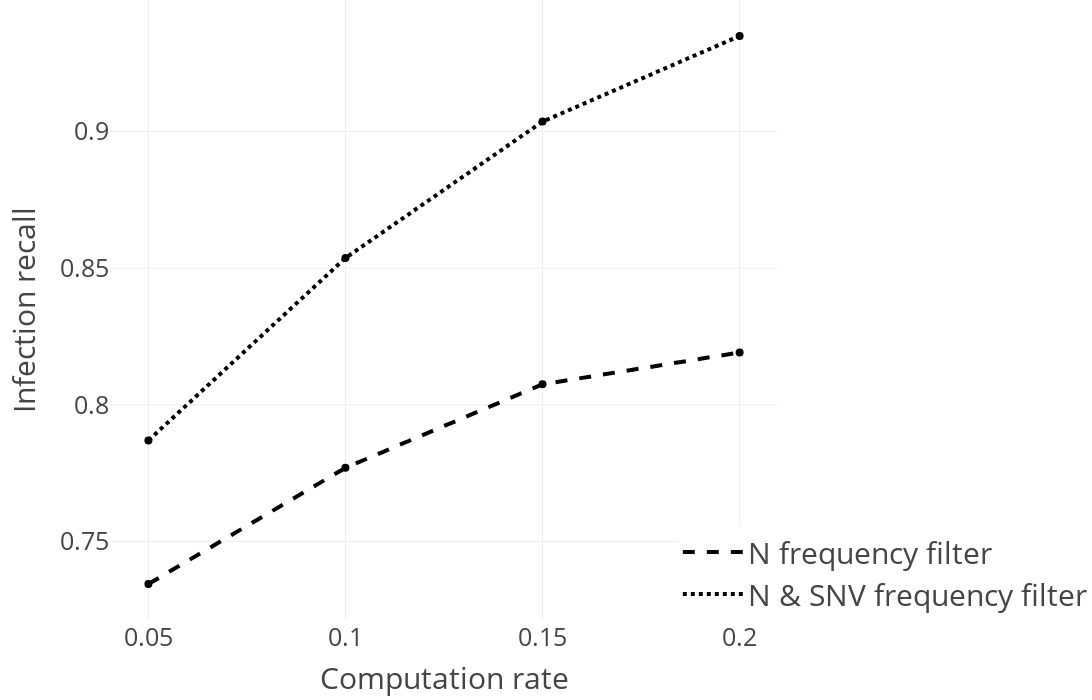

The code cell stored with this chart in its notebook:
### Markdown cell above
### Infection recall for different filters and computation rates using depth search

### Code cell
sub_fig = get_computation_rate_plot("infection_detection_rate", depth_search_evaluation, "Infection recall", dict(
            x=0.85,
            y=0,
            itemwidth=60,
            xanchor="left",
            yanchor="bottom",
            font=dict(size=30),
        ))

sub_fig.show()

### Figure 1 — Plotly figure (JSON) as saved in the notebook; plotly's stock layout.template omitted (floating-point values rounded to 4 significant figures)
{"data": [{"line": {"color": "black", "dash": "dash", "width": 4}, "mode": "lines", "name": "N frequency filter", "type": "scatter", "x": [0.05, 0.1, 0.15, 0.2], "y": [0.7344, 0.7769, 0.8075, 0.8191]}, {"marker": {"color": "black", "size": 8, "symbol": "circle"}, "mode": "markers", "showlegend": false, "text": "", "type": "scatter", "x": [0.05], "y": [0.7344]}, {"marker": {"color": "black", "size": 8, "symbol": "circle"}, "mode": "markers", "showlegend": false, "text": "", "type": "scatter", "x": [0.1], "y": [0.7769]}, {"marker": {"color": "black", "size": 8, "symbol": "circle"}, "mode": "markers", "showlegend": false, "text": "", "type": "scatter", "x": [0.15], "y": [0.8075]}, {"marker": {"color": "black", "size": 8, "symbol": "circle"}, "mode": "markers", "showlegend": false, "text": "", "type": "scatter", "x": [0.2], "y": [0.8191]}, {"line": {"color": "black", "dash": "dot", "width": 4}, "mode": "lines", "name": "N & SNV frequency filter", "type": "scatter", "x": [0.05, 0.1, 0.15, 0.2], "y": [0.7869, 0.8537, 0.9036, 0.935]}, {"marker": {"color": "black", "size": 8, "symbol": "circle"}, "mode": "markers", "showlegend": false, "text": "", "type": "scatter", "x": [0.05], "y": [0.7869]}, {"marker": {"color": "black", "size": 8, "symbol": "circle"}, "mode": "markers", "showlegend": false, "text": "", "type": "scatter", "x": [0.1], "y": [0.8537]}, {"marker": {"color": "black", "size": 8, "symbol": "circle"}, "mode": "markers", "showlegend": false, "text": "", "type": "scatter", "x": [0.15], "y": [0.9036]}, {"marker": {"color": "black", "size": 8, "symbol": "circle"}, "mode": "markers", "showlegend": false, "text": "", "type": "scatter", "x": [0.2], "y": [0.935]}], "layout": {"font": {"size": 25}, "height": 700, "legend": {"font": {"size": 30}, "itemwidth": 60, "x": 0.85, "xanchor": "left", "y": 0, "yanchor": "bottom"}, "margin": {"b": 80, "l": 110, "r": 0, "t": 0}, "width": 1200, "xaxis": {"autorange": true, "range": [0.04043, 0.2096], "tickmode": "array", "tickvals": [0.05, 0.1, 0.15, 0.2], "title": {"text": "Computation rate"}, "type": "linear"}, "yaxis": {"autorange": true, "range": [0.7212, 0.9481], "title": {"text": "Infection recall"}, "type": "linear"}}}
